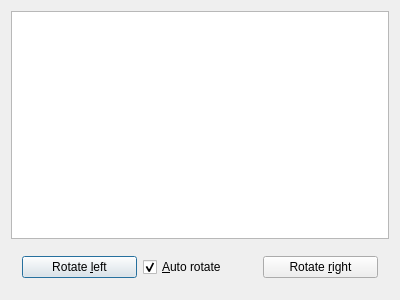
<?xml version="1.0" encoding="UTF-8"?>
<ui version="4.0">
 <class>DialogMain</class>
 <widget class="QDialog" name="DialogMain">
  <property name="geometry">
   <rect>
    <x>0</x>
    <y>0</y>
    <width>400</width>
    <height>300</height>
   </rect>
  </property>
  <property name="windowTitle">
   <string>CppQtExample19</string>
  </property>
  <property name="windowIcon">
   <iconset resource="GameAminoAcidFighter.qrc">
    <normaloff>:/images/R.png</normaloff>:/images/R.png</iconset>
  </property>
  <layout class="QVBoxLayout" name="verticalLayout">
   <item>
    <widget class="QGraphicsView" name="graphicsView">
     <property name="interactive">
      <bool>false</bool>
     </property>
    </widget>
   </item>
   <item>
    <widget class="QWidget" name="widget" native="true">
     <layout class="QHBoxLayout" name="horizontalLayout">
      <item>
       <widget class="QPushButton" name="button_left">
        <property name="focusPolicy">
         <enum>Qt::StrongFocus</enum>
        </property>
        <property name="text">
         <string>Rotate &amp;left</string>
        </property>
       </widget>
      </item>
      <item>
       <widget class="QCheckBox" name="check_auto_rotate">
        <property name="focusPolicy">
         <enum>Qt::StrongFocus</enum>
        </property>
        <property name="text">
         <string>&amp;Auto rotate</string>
        </property>
        <property name="checked">
         <bool>true</bool>
        </property>
       </widget>
      </item>
      <item>
       <widget class="QPushButton" name="button_right">
        <property name="focusPolicy">
         <enum>Qt::StrongFocus</enum>
        </property>
        <property name="text">
         <string>Rotate &amp;right</string>
        </property>
       </widget>
      </item>
     </layout>
    </widget>
   </item>
  </layout>
 </widget>
 <layoutdefault spacing="6" margin="11"/>
 <resources>
  <include location="GameAminoAcidFighter.qrc"/>
 </resources>
 <connections/>
</ui>
